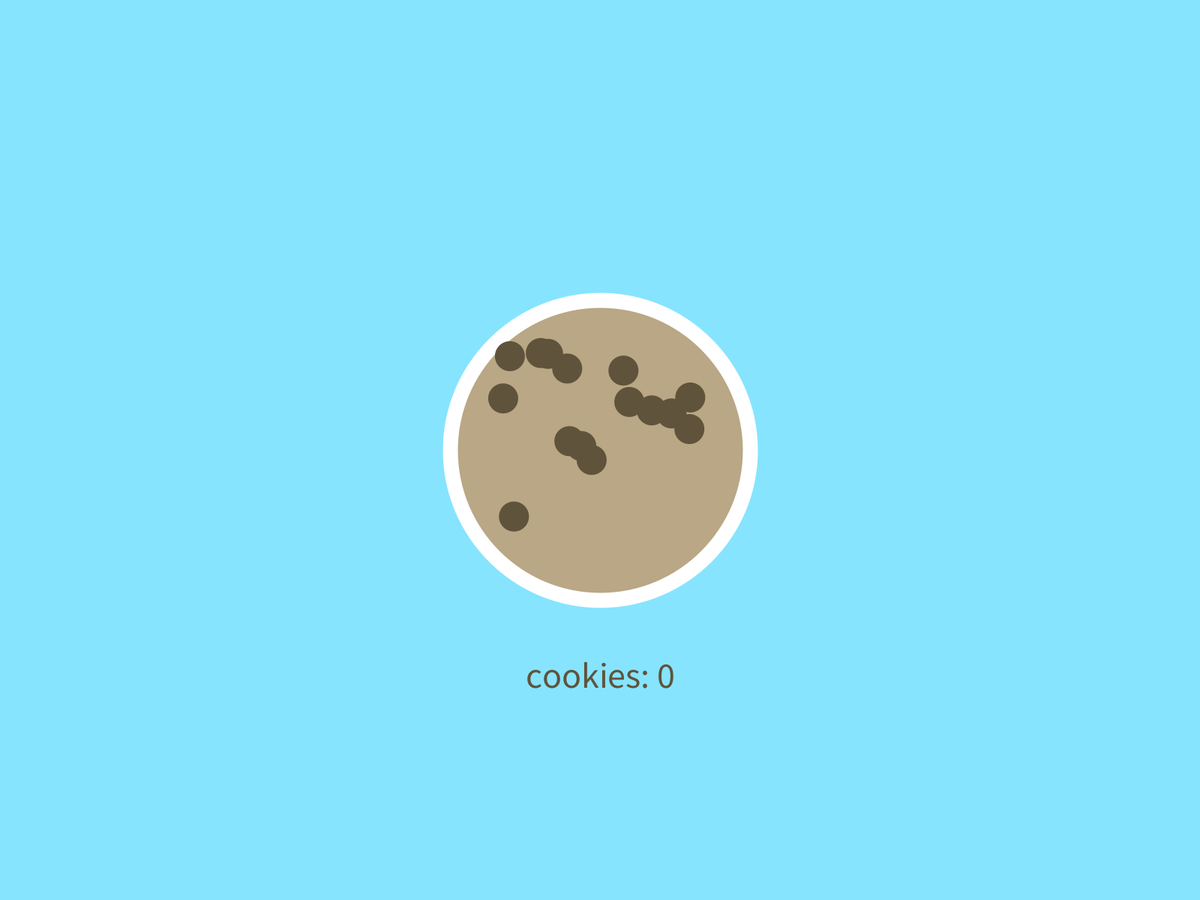
Frame 1 (no input)
Frame 60 (the mouse pressed at the canvas centre just before this capture): identical to frame 1, image omitted
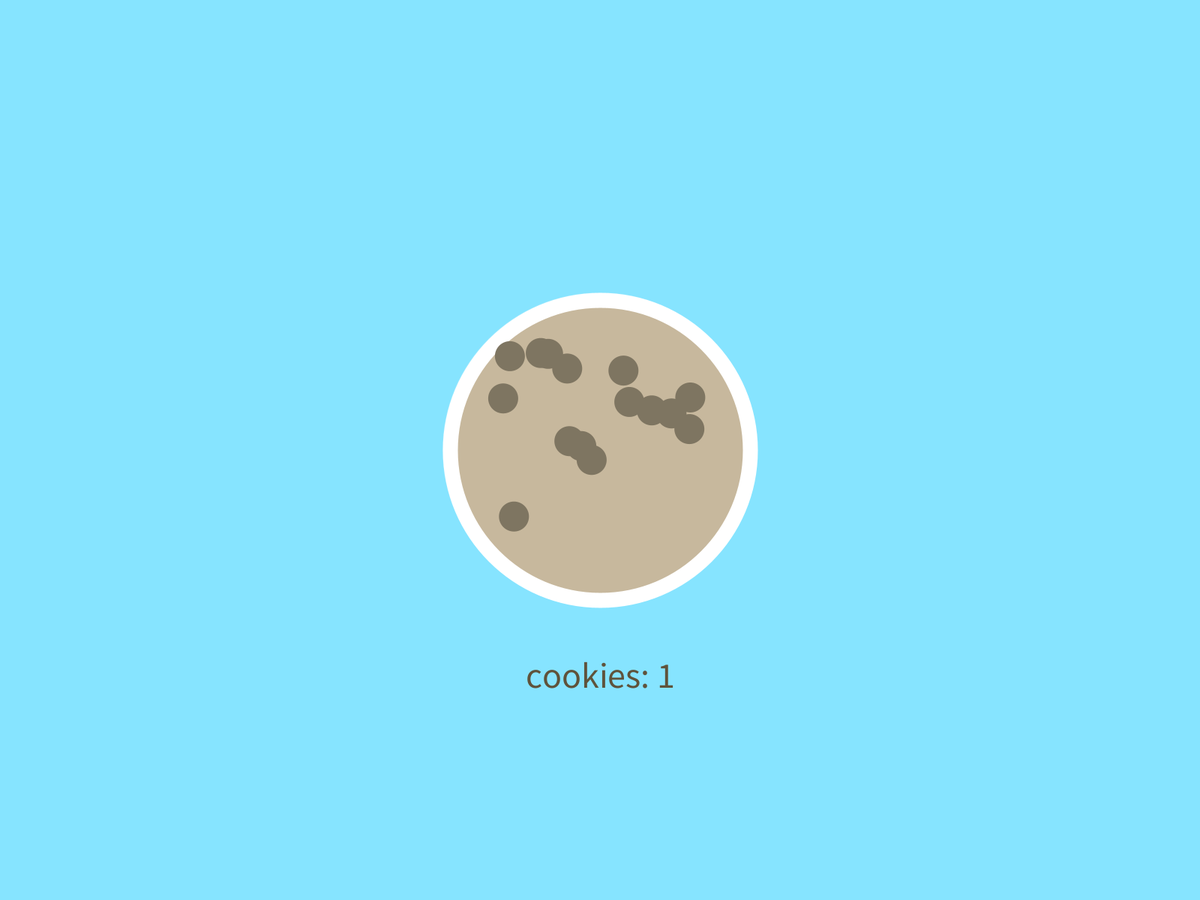
Frame 120 (the mouse held since frame 60 and released just before this capture)

The Processing sketch that drew these frames (run headless with seeded random() and noise(); from frame 60 on, the mouse is pressed at the canvas centre):

// Processing sketch: Cookie_Clicker
// ── Cookie_Clicker.pde
/*

Personal Project 01

 -=-=- Cookie Clicker -=-=-
 
03/01/2017

*/

PImage cookie;
int cookies;
float cx, cy, cw, ch;

void setup() {
  fullScreen();
  smooth(8);
  frameRate(30);
  background(#86E4FF);

  cx = width/2-250;
  cy = height/2-250;
  cw = ch = 500;

  cookieDraw(width/2, height/2, 400);
  cookie = get(int(cx), int(cy), int(cw), int(ch));
}

void draw() {
  background(#86E4FF);
  image(cookie, cx, cy, cw, ch);
  displayCookies(width/2, height/4*3);
  cookieButton(width/2, height/2, 400);
}

boolean startup = true;
float[] chocoX = new float[15];
float[] chocoY = new float[15];

void cookieDraw(float x, float y, float d) {

  stroke(#FFFFFF);
  strokeWeight(d/20);
  fill(#B9A785);
  ellipse(x, y, d, d);

  for (int i = 0; i < 15; i++) {
    chocoX[i] = random(x-(d/3), x+(d/3));
    chocoY[i] = random(y-(d/3), y+(d/3));

    noStroke();
    fill(#5F533B);
    ellipse(chocoX[i], chocoY[i], d/10, d/10);
  }
}

void cookieButton(float x, float y, float d) {

  if (dist(mouseX, mouseY, x, y) <= d/2) {

    fill(#FFFFFF, 50);
    ellipse(x, y, d+20, d+20);

    cw = ch = 500;
    cx = width/2-250;
    cy = height/2-250;

    if (mousePressed) {

      cx -= 15;
      cy -= 15;
      cw = ch = 530;
      
      clickText("+1", width/2, height/4);
      
      cookies += 1;
      
      mousePressed = false;
    }
  }
}

void clickText(String t, float x, float y) {
  fill(#5F533B);
  textAlign(CENTER, CENTER);
  textSize(48);
  text(t, x, y);
}

void displayCookies(float x, float y) {
  fill(#5F533B);
  textAlign(CENTER, CENTER);
  textSize(48);
  text("cookies: " + cookies, x, y);
}
